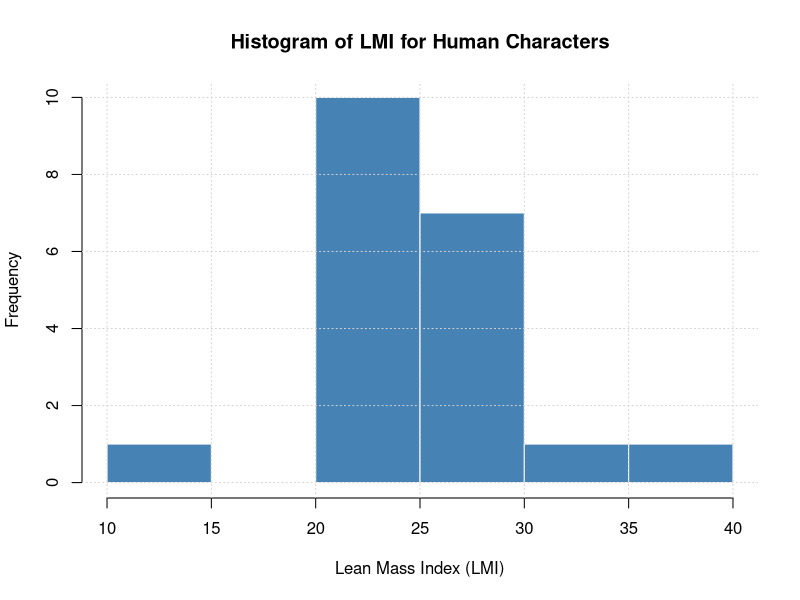
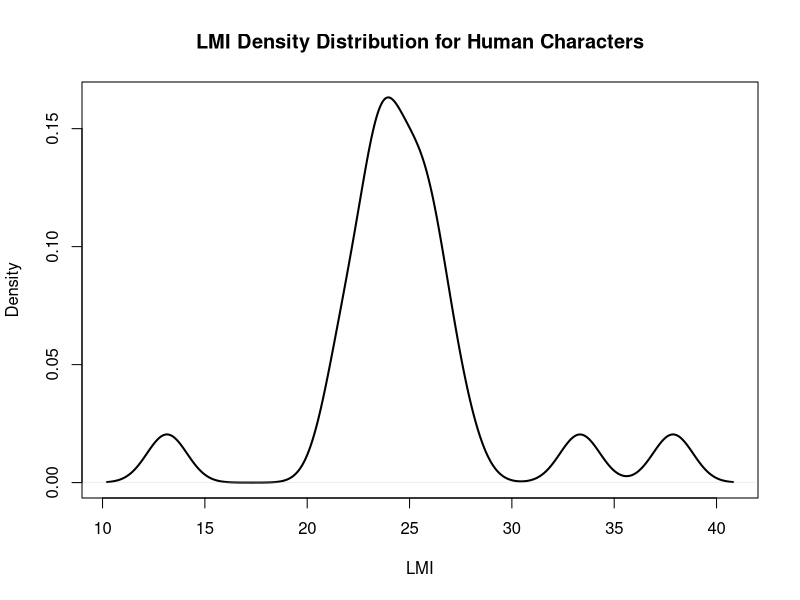

Reproduce these figures in R, in order. (Note: this script raises an error after producing the figures.)
# Created by Agrannya Singh (23BCE0965)
# Problem 35: Starwars Dataset - LMI Analysis with Visualizations

# ---- i) Load starwars dataset ----
if (!requireNamespace('dplyr', quietly = TRUE)) install.packages('dplyr')
library(dplyr)
data(starwars)

# ---- ii) Filter human characters ----
humans <- starwars[starwars$species == 'Human', ]

# ---- iii) Compute LMI (Lean Mass Index) ----
humans$LMI <- humans$mass / (humans$height / 100)^2

# ---- iv-vi) Basic summaries ----
cat('Number of human characters:', nrow(humans), '\n')
cat('Columns:', paste(names(humans), collapse = ', '), '\n')

# ---- vii) Average LMI grouped by homeworld ----
lmi_by_world <- aggregate(
  LMI ~ homeworld, data = humans,
  FUN = function(x) round(mean(x, na.rm = TRUE), 2)
)
lmi_by_world <- lmi_by_world[order(-lmi_by_world$LMI), ]
cat('=== Average LMI by Homeworld ===\n')
print(lmi_by_world)

# ---- viii.a) Histogram of LMI ----
humans_complete <- humans[!is.na(humans$LMI), ]
hist(humans_complete$LMI,
     breaks = 8,
     col = 'steelblue',
     border = 'white',
     main = 'Histogram of LMI for Human Characters',
     xlab = 'Lean Mass Index (LMI)',
     ylab = 'Frequency')
grid()

# ---- viii.b) Density plot by homeworld ----
worlds <- unique(na.omit(humans_complete$homeworld))
cols <- rainbow(length(worlds))
plot(
  density(humans_complete$LMI, na.rm = TRUE),
  main = 'LMI Density Distribution for Human Characters',
  xlab = 'LMI', ylab = 'Density',
  col = 'black', lwd = 2
)
for (i in seq_along(worlds)) {
  sub_lmi <- humans_complete$LMI[humans_complete$homeworld == worlds[i]]
  if (length(sub_lmi) > 1)
    lines(density(sub_lmi), col = cols[i], lwd = 2)
}
legend('topright', legend = worlds, col = cols,
       lwd = 2, title = 'Homeworld', cex = 0.7)

# ---- viii.c) Bar chart: avg LMI by height bin ----
humans_complete$HeightBin <- cut(
  humans_complete$height,
  breaks = c(-Inf, 150, 179, 209, Inf),
  labels = c('Below 150', '150-179', '180-209', '210 & above')
)
avg_lmi_bin <- tapply(humans_complete$LMI,
                      humans_complete$HeightBin, mean, na.rm = TRUE)
barplot(avg_lmi_bin,
        col = c('lightblue', 'lightgreen', 'lightyellow', 'salmon'),
        main = 'Average LMI by Height Bin (Human Characters)',
        xlab = 'Height Bin',
        ylab = 'Average LMI',
        border = 'grey40')
grid(nx = NA, ny = NULL)
